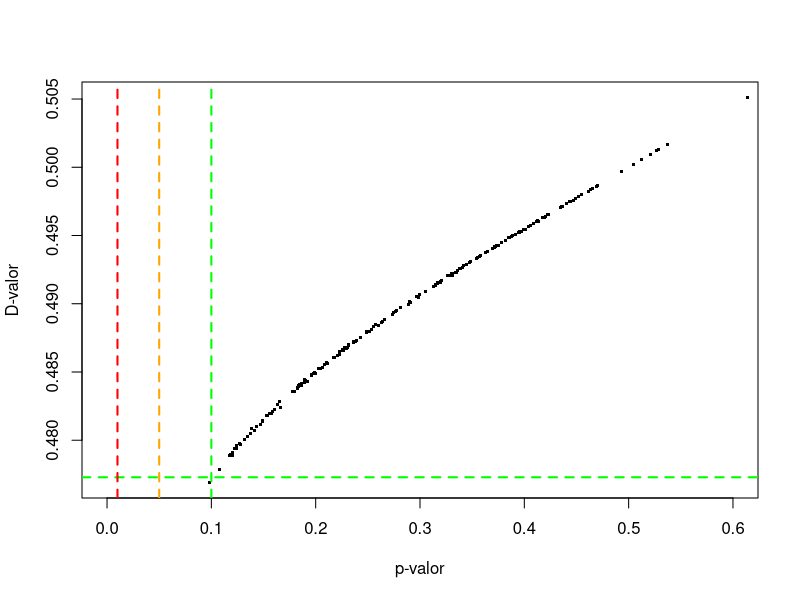

Write the R code that produced this figure.




M0  <- 1
MaX <-1.1 
NN  <- 1000


REP <- 100
DD <- PP <- numeric(0)
jjj=0
SEQ=seq(M0,MaX,0.0005)
for (iii in SEQ) {
  jjj=jjj+1
  m1 <- M0
  m2 <- iii
  sg  <- 2
  ns=c(NN)

D.valores=matrix(0,ncol=length(ns),nrow=REP)
p.valores=matrix(0,ncol=length(ns),nrow=REP)

j=0
for (n in ns) {
j=j+1

for (K in 1:REP){
x1 <- rnorm(n,m1,sg)
x2 <- rnorm(n,m2,sg)

x.barra1 <- mean(x1)
x.barra2 <- mean(x2)
s1 <- sd(x1)
s2 <- sd(x2)


D.valor <- pnorm((x.barra1-x.barra2)/sqrt(s1+s2))
p.valor <- t.test(x1,x2,alternative = 'less')$p.value


D.valores[K,j]=D.valor
p.valores[K,j]=p.valor

}

# par(mfrow=c(1,1))
# plot(seq(-4,6,length.out = 100),
#      dnorm(seq(-4,6,length.out = 100),m1,sg),
#      lwd=4,main='',ylab='',xlab='',type='l')
# lines(seq(-4,6,length.out = 100),dnorm(seq(-4,6,length.out = 100),m2,sg),
#       lwd=2,col='orange')

#cat("running n=",n," ...\n")
}


DD[jjj]=median(D.valores)
PP[jjj]=median(p.valores)

cat(jjj/length(SEQ),"\n")
}



plot(PP,DD,xlab="p-valor",ylab="D-valor",pch=".",cex=3, xlim = c(0,0.6))
mod <- loess(DD~PP,span = 0.5)


# p.valor > 0.100 Não existe evidência contra H0
# p.valor < 0.100 Fraca evidência contra H0
# p.valor < 0.050 Evidência significativa ... 
# p.valor < 0.010 Evidência altamente significativa ... 
# p.valor < 0.001 Evidência muito altamente significativa ...

abline(v=0.10, h=predict(mod,data.frame(PP=0.10)),lty=2, col="green",lwd=2)
abline(v=0.05, h=predict(mod,data.frame(PP=0.05)),lty=2, col="orange",lwd=2)
abline(v=0.01, h=predict(mod,data.frame(PP=0.01)),lty=2, col="red",lwd=2)

